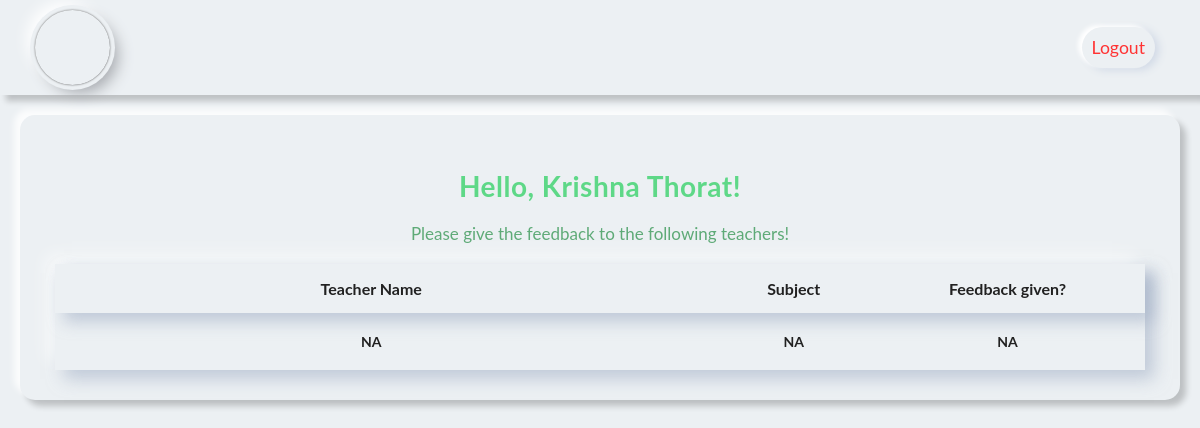
Page /dashboard.php (signed in) on the earlier database version.
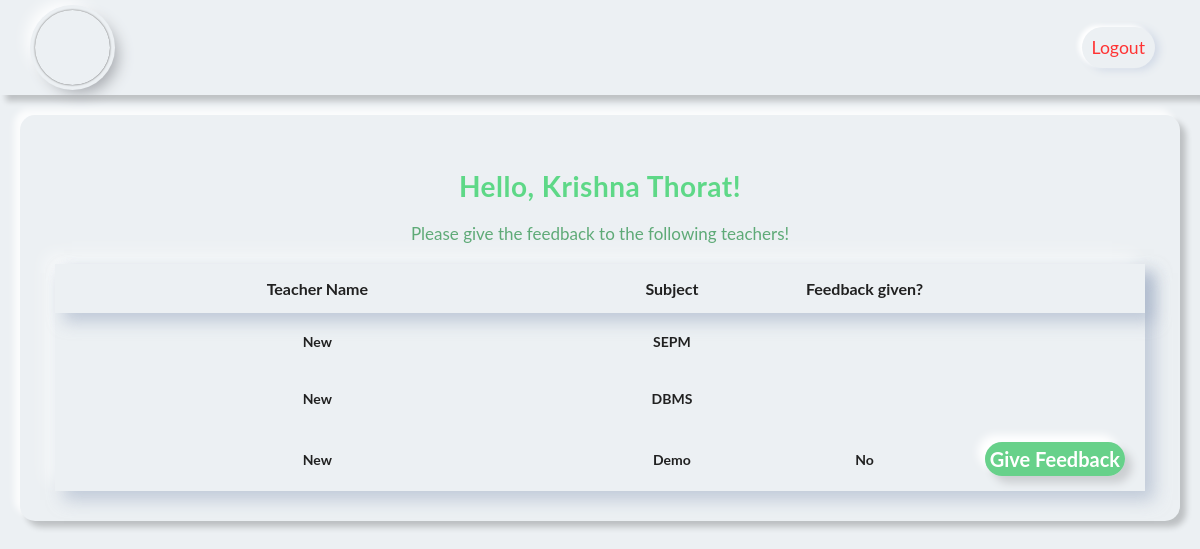
Same page on the later database version.
### tables this page shows
CREATE TABLE `teacher_subjects` (
  `sub_id` int(11) NOT NULL,
  `t_id` int(11) NOT NULL,
  `branch` varchar(255) NOT NULL,
  `sub_year` varchar(255) NOT NULL,
  `sub_name` varchar(255) NOT NULL
);

CREATE TABLE `teachers` (
  `t_id` int(11) NOT NULL,
  `t_name` varchar(255) NOT NULL,
  `t_email` varchar(255) NOT NULL,
  `t_password` varchar(255) NOT NULL,
  `t_phone` varchar(255) NOT NULL
);

### includes/session.php (called while the page is built, shortened)
<?php
include("connection.php");
$user_check = $_SESSION['student_login'];
$ses_sql = "select s_id, s_name, s_email, s_branch, s_year from students where s_email = '$user_check' ";
$ses_res = $conn->query($ses_sql);
$row = $ses_res->fetch_array(MYSQLI_ASSOC);
$login_session_id = (int)$row['s_id'];
$login_session_name = $row['s_name'];
$login_session_year = $row['s_year'];
$login_session_branch = $row['s_branch'];

### includes/dashboard-functions.php (called while the page is built)
<?php
include('includes/session.php');
$arr1 = [];
$arr2 = [];
$sql1 = "SELECT DISTINCT sub_id FROM teacher_subjects
        WHERE branch='$login_session_branch'
        AND sub_year='$login_session_year'";
$sql2 = "SELECT DISTINCT TS.sub_id as sub_id FROM `teacher_subjects` TS, teachers TE, `student_feedback` SFB
        WHERE SFB.s_id=$login_session_id
        AND SFB.t_id=TE.t_id
        AND SFB.sub_id=TS.sub_id";
$result1 = $conn->query($sql1);
if ($result1->num_rows > 0) {
    while ($row1 = $result1->fetch_assoc()) {
        array_push($arr1, $row1['sub_id']);
    }
}
$result2 = $conn->query($sql2);
if ($result2->num_rows > 0) {
    while ($row2 = $result2->fetch_assoc()) {
        array_push($arr2, $row2['sub_id']);
    }
}
$diff = array_diff($arr1, $arr2);

### dashboard.php (the view, shortened to what this page needs)
<?php
include('includes/dashboard-functions.php');
$sql = "SELECT sub_id, t_name, sub_name
        FROM teacher_subjects
        INNER JOIN teachers
        ON teacher_subjects.t_id=teachers.t_id
        INNER JOIN  students
        ON teacher_subjects.branch=students.s_branch
        AND students.s_id = '$login_session_id'
        AND teacher_subjects.sub_year=students.s_year";
$result = $conn->query($sql);
?>
<!DOCTYPE html>
<html>
<head>
    <link rel="stylesheet" href="https://cdnjs.cloudflare.com/ajax/libs/font-awesome/5.15.2/css/all.min.css" />
    <link rel="stylesheet" href="assets/css/style-dashboard.css">
</head>
<body>
    <div class="kt-header-div">
        <a href="dashboard.php" class="kt-header-logo"></a>
        <a class="kt-logout" href="logout.php">Logout</a>
    </div>
    <div class="kt-dashboard-div">
        <div class="kt-dashboard-title">Hello, <?= $login_session_name; ?>!</div>
        <div class="kt-dashboard-sub-title mt-20">Please give the feedback to the following teachers!</div>
        <table class="kt-dashboard-table">
            <thead>
                <tr>
                    <th>Teacher Name</th>
                    <th>Subject</th>
                    <th>Feedback given?</th>
                    <th></th>
                </tr>
            </thead>
            <?php
            if ($result->num_rows > 0) {
                while ($row = $result->fetch_assoc()) {
                    echo "<tr>";
                    echo "<td>" . $row["t_name"] . "</td>";
                    echo "<td>" . $row["sub_name"] . "</td>"; ?>
                    <td>
                        <?php
                        if (!empty($diff)) {
                            foreach ($diff as $value) {
                                if ($value == $row["sub_id"])
                                    echo "No";
                            }
                        } else {
                            echo "Yes";
                        }
                        ?>
                    </td>
                    <td>
                        <?php
                        if (!empty($diff)) {
                            foreach ($diff as $value) {
                                if ($value == $row["sub_id"]) {
                                    echo "<a href='feedback.php?sub_id=" . $row["sub_id"] . "' name='send' class='kt-button'>Give Feedback</a>";
                                }
                            }
                        } else {
                            echo "<a href='#' name='send' class='kt-button disabled'>Give Feedback</a>";
                        }
                        ?>
                    </td>
            <?php echo "</tr>";
                }
            } else {
                echo "<tr>";
                echo "<td>NA</td>";
                echo "<td>NA</td>";
                echo "<td>NA</td>";
                echo "</tr>";
            }
            ?>
        </table>
    </div>
</body>
</html>

Differences in the rows shown:
added teacher_subjects: t.t_name "New", sub_name "SEPM"
added teacher_subjects: t.t_name "New", sub_name "DBMS"
added teacher_subjects: t.t_name "New", sub_name "Demo"
Other differences:
text no longer shown: "NA NA NA"
